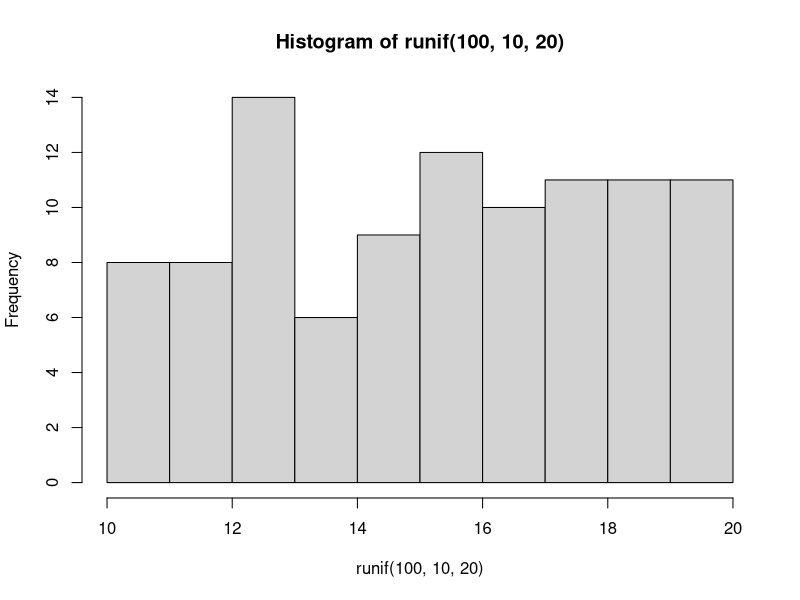

Source code (R): (Note: this script raises an error after producing the figure.)
## ---- chunk 1
hist(runif(100,10,20))
## ---- chunk 2
# Load datasets and packages here.


## ---- chunk 3
# Your
# sample
# code
# should
# be
# ideally
# 10 lines or less,
# with a max
# of 16 lines.
## ---- chunk 4
# Answer goes here
# Make sure to match the comments with your sample code
# to help students see the differences from solution
# to given.
## ---- chunk 5
# Update this to something more informative.
success_msg("Some praise! Then reinforce a learning objective from the exercise.")
